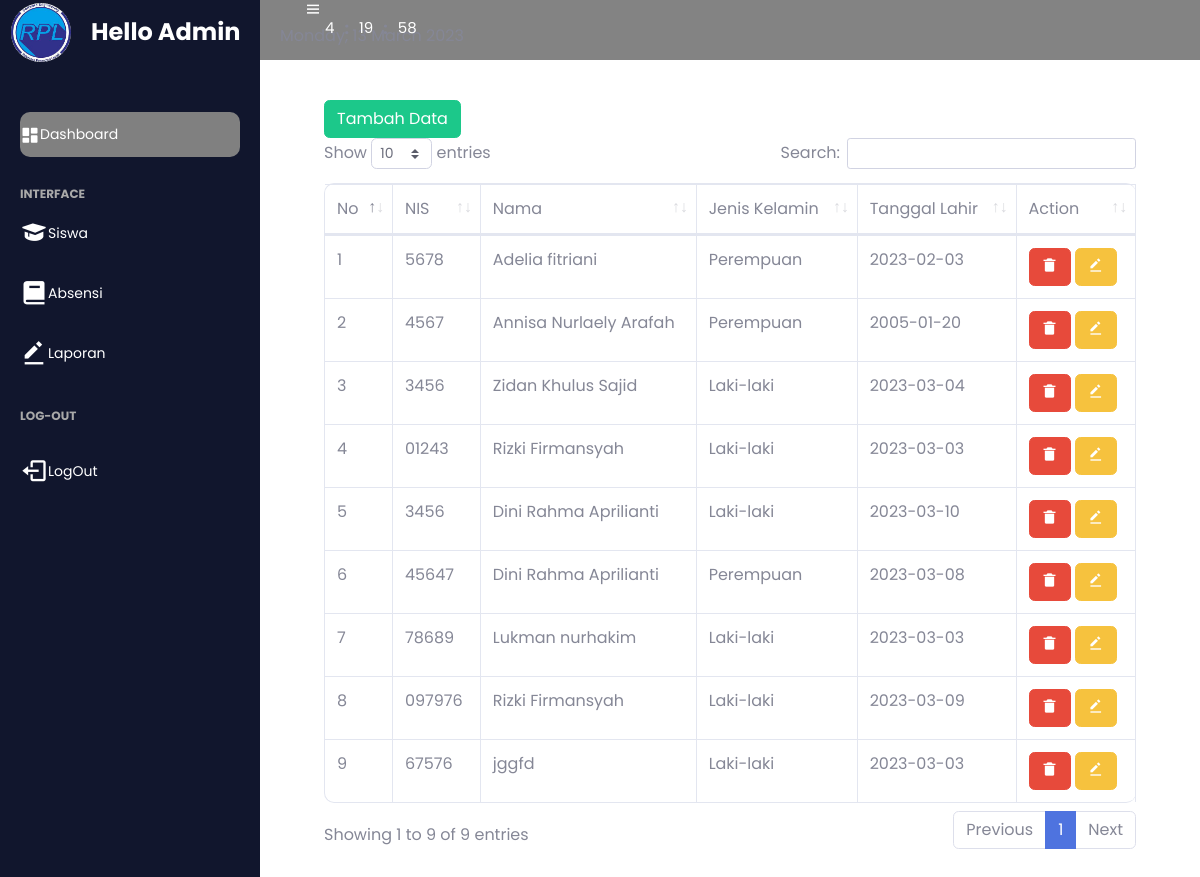
The app's page /admin/index.php?page=siswa with its own data.
### tables this page shows
CREATE TABLE `siswa` (
  `id` int(11) NOT NULL,
  `nis` varchar(11) NOT NULL,
  `nama` varchar(45) NOT NULL,
  `jenis_kelamin` enum('Laki-laki','Perempuan') NOT NULL,
  `tanggal_lahir` date NOT NULL
);

### admin/siswa.php (the view, shortened to what this page needs)
<?php
include "../bot.php";
include "../koneksi.php";
?>
<link href="vendor/fontawesome-free/css/all.min.css" rel="stylesheet" type="text/css">
<link href="css/sb-admin-2.min.css" rel="stylesheet">
<link href="vendor/datatables/dataTables.bootstrap4.min.css" rel="stylesheet">
    <section>
        <div class="container-fluid mb-5">
            <div class="card-body">
                <div class="table-responsive">
                <button type="button" class="btn btn-success"><a href="?page=tambah_data" class="text-white">Tambah Data</a></button>
                    <table class="table table-bordered mb-5" id="dataTable" width="100%" cellspacing="0">
                        <thead>
                            <tr>
                                <td>No</td>
                                <td>NIS</td>
                                <td>Nama</td>
                                <td>Jenis Kelamin</td>
                                <td>Tanggal Lahir</td>
                                <td>Action</td>
                            </tr>
                        </thead>
                        <tbody>
                            <?php
                            $query = "SELECT * FROM siswa";
                            $result= $conn->query($query);
                            $no= 1;
                            while ($data = $result->fetch_assoc()){
                            ?>
                            <tr>
                                <td><?php echo $no++;?></td>
                                <td><?php echo $data["nis"] ?></td>
                                <td><?php echo $data["nama"] ?></td>
                                <td><?php echo $data["jenis_kelamin"] ?></td>
                                <td><?php echo $data["tanggal_lahir"] ?></td>
                                <td>
                                <button class="btn btn-danger" type="button" value="" data-bs-toggle="modal" data-bs-target="#exampleModal<?php echo $data['nis'];?>"><i class='bx bxs-trash-alt' ></i></button>
                                <a href="index.php?page=edit&nis=<?php echo $data['nis']?>"><button type="button" class="btn btn-warning"><i class='bx bxs-edit-alt'></i></button></a></td>
                            </tr>
                            <?php
                            }
                            ?>
                        </tbody>
                    </table>
                </div>
            </div>
        </div>
</section>
<?php
include "../footer.php";
?>

### patch/style.css (style rules this page uses)
* { font-family: 'poppins', sans-serif; margin: 0; padding: 0; box-sizing: border-box; }
body { background-color: #b3b3b3; font-family: 'poppins',sans-serif; }
html { overflow: hidden; }
.table { border-radius: 10px; }

### records on screen
siswa: nis "5678", nama "Adelia fitriani", jenis_kelamin "Perempuan", tanggal_lahir "2023-02-03"
siswa: nis "4567", nama "Annisa Nurlaely Arafah", jenis_kelamin "Perempuan", tanggal_lahir "2005-01-20"
siswa: nis "3456", nama "Zidan Khulus Sajid", jenis_kelamin "Laki-laki", tanggal_lahir "2023-03-04"
siswa: nis "01243", nama "Rizki Firmansyah", jenis_kelamin "Laki-laki", tanggal_lahir "2023-03-03"
siswa: nis "3456", nama "Dini Rahma Aprilianti", jenis_kelamin "Laki-laki", tanggal_lahir "2023-03-10"
siswa: nis "45647", nama "Dini Rahma Aprilianti", jenis_kelamin "Perempuan", tanggal_lahir "2023-03-08"
siswa: nis "78689", nama "Lukman nurhakim", jenis_kelamin "Laki-laki", tanggal_lahir "2023-03-03"
siswa: nis "097976", nama "Rizki Firmansyah", jenis_kelamin "Laki-laki", tanggal_lahir "2023-03-09"
siswa: nis "67576", nama "jggfd", jenis_kelamin "Laki-laki", tanggal_lahir "2023-03-03"
